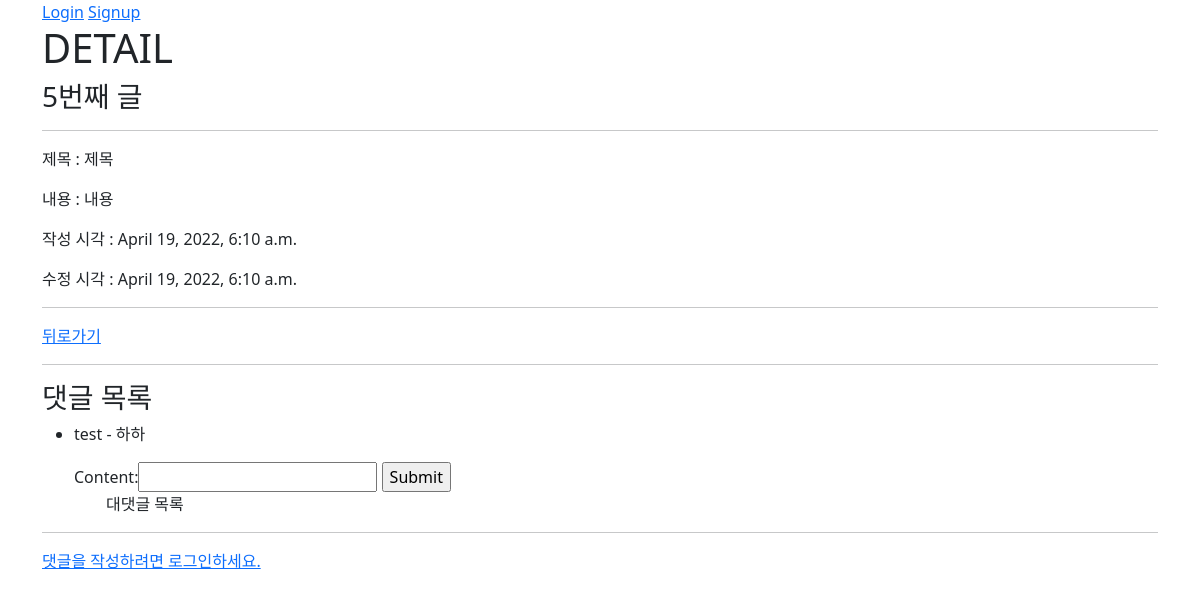
The page /articles/5 on the database as committed earlier.
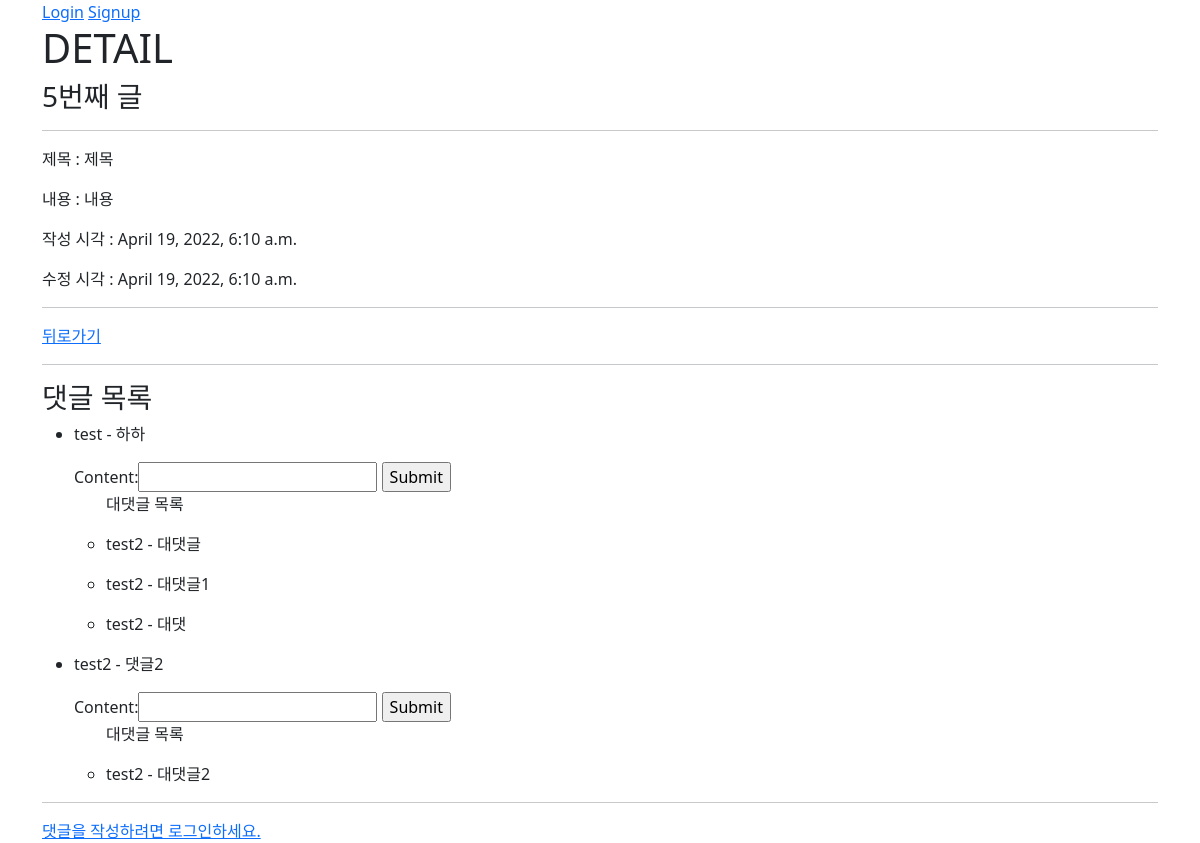
The same page on the database as committed later.
### articles/models.py (models this page shows, shortened)
class Article(models.Model):
    user = models.ForeignKey(settings.AUTH_USER_MODEL, on_delete=models.CASCADE)
    like_users = models.ManyToManyField(settings.AUTH_USER_MODEL, related_name='like_articles')
    title = models.CharField(max_length=10)
    content = models.TextField()
    created_at = models.DateTimeField(auto_now_add=True)
    updated_at = models.DateTimeField(auto_now=True)

class Comment(models.Model):
    article = models.ForeignKey(Article, on_delete=models.CASCADE)
    user = models.ForeignKey(settings.AUTH_USER_MODEL, on_delete=models.CASCADE)
    content = models.CharField(max_length=200)
    recomment = models.ForeignKey('self', on_delete=models.CASCADE, null=True)
    created_at = models.DateTimeField(auto_now_add=True)
    updated_at = models.DateTimeField(auto_now=True)

### accounts/models.py (models this page shows)
class User(AbstractUser):
    followings = models.ManyToManyField(settings.AUTH_USER_MODEL, symmetrical=False ,related_name='followers')

### articles/views.py (the view)
# urls.py: path('<int:pk>', views.detail, name='detail'),
@require_safe
def detail(request, pk):
    article = get_object_or_404(Article, pk=pk)
    comments = article.comment_set.filter(recomment_id__isnull=True)
    recomments = article.comment_set.all()
    comment_form = CommentForm()
    recomment_form = RecommentForm()
    context = {
        'article': article,
        'comments': comments,
        'comment_form': comment_form,
        'recomment_form': recomment_form,
        'recomments': recomments,
    }
    return render(request, 'articles/detail.html', context)

### articles/forms.py
class CommentForm(forms.ModelForm):
    class Meta:
        model = Comment
        fields = ('content',)

class RecommentForm(forms.ModelForm):
    class Meta:
        model = Comment
        fields = ('content',)

### articles/templates/articles/detail.html (shortened to what this page needs)
{% extends 'base.html' %}
{% block content %}
  <h1>DETAIL</h1>
  <h3>{{ article.pk }}번째 글</h3>
  <hr>
  <p>제목 : {{ article.title }}</p>
  <p>내용 : {{ article.content }}</p>
  <p>작성 시각 : {{ article.created_at }}</p>
  <p>수정 시각 : {{ article.updated_at }}</p>
  <hr>
  <a href={% url 'articles:index' %}>뒤로가기</a>
  <hr>
  <h3>댓글 목록</h3>
  <ul>
    {% for comment in comments %}
      <li>
        <p>{{ comment.user }} - {{ comment.content }}</p>
        <form action="{% url 'articles:recomment_create' article.pk comment.pk %}" method="post">
          {{ recomment_form }}
          <input type="submit">
        </form>
        <ul>
          <p>대댓글 목록</p>
          {% for recomment in recomments %}
            {% if recomment.recomment_id == comment.pk %}
              <li>
                <p>{{ recomment.user }} - {{ recomment.content }}</p>
              </li>
            {% endif %}
          {% endfor %}
        </ul>
      </li>
    {% endfor %}
  </ul>
  <hr>
  {% if request.user.is_authenticated %}
    <form action="{% url 'articles:comment_create' article.pk %}" method="POST">
      {% csrf_token %}
      {{ comment_form }}
      <input type="submit">
    </form>
  {% else %}
    <a href="{% url 'accounts:login' %}">댓글을 작성하려면 로그인하세요.</a>
  {% endif %}
{% endblock content %}

### templates/base.html (shortened to what this page needs)
<!DOCTYPE html>
<html lang="en">
<head>
  <link href="https://cdn.jsdelivr.net/npm/bootstrap@5.1.3/dist/css/bootstrap.min.css" rel="stylesheet">
</head>
<body>
  <div class="container">
    <div>
      {% if request.user.is_authenticated %}
        <form action="{% url 'accounts:logout' %}" method="post">
          {% csrf_token %}
          <input type="submit" value="Logout">
        </form>
        <form action="{% url 'accounts:delete' %}" method="post">
          {% csrf_token %}
          <input type="submit" value="회원탈퇴">
        </form>
        <a href="{% url 'accounts:update' %}">회원정보수정</a>
        <a href="{% url 'accounts:profile' request.user.username %}">내 프로필</a>
      {% else %}
        <a href="{% url 'accounts:login' %}">Login</a>
        <a href="{% url 'accounts:signup' %}">Signup</a>
      {% endif %}
    </div>
    {% block content %}
    {% endblock content %}
  </div>
</body>
</html>

Rows that differ between the two databases and show on the page:
added Comment: user "test2", content "대댓글", shown under "test"
added Comment: user "test2", content "대댓글1", shown under "test"
added Comment: user "test2", content "대댓", shown under "test"
added Comment: user "test2", content "댓글2", shown under "댓글 목록"
added Comment: user "test2", content "대댓글2"
